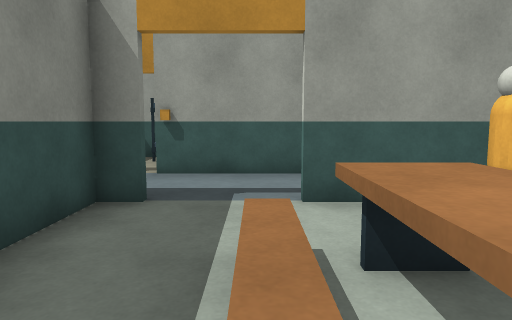
view 1 (above)

14 first-person views from a walk through a 3-D level made in the Unity game engine. The camera is 1.2 m above the floor, tilts 6° down and sees 70° across. The floor is counted in squares, 1 m on a side. Each view is taken from the middle of a square. On the plan, view 1 faces up. The plan holds only what a view shows up to about 15 squares ahead; the rest is blank. The player character is not drawn. Door leaves are left out, so doorways stand open.

view 2
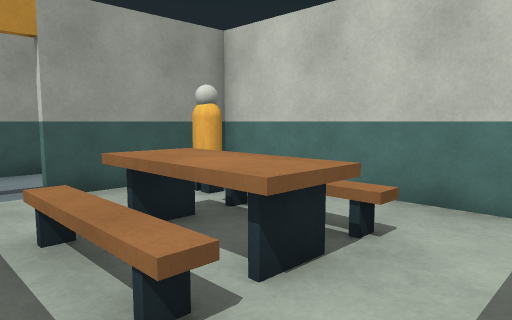

view 3
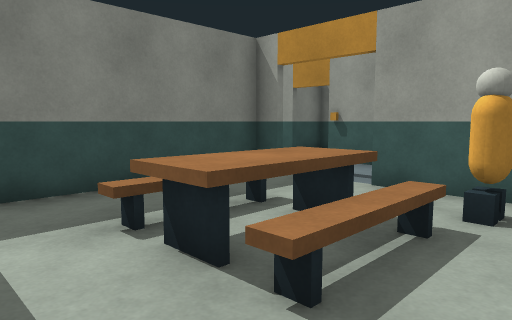

view 4
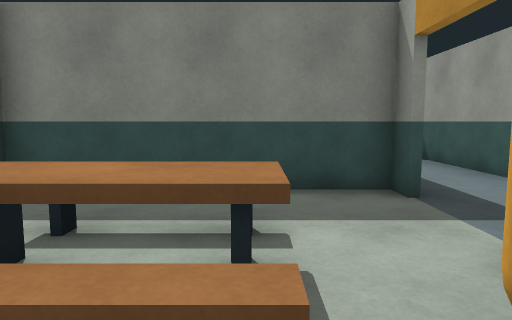

view 5
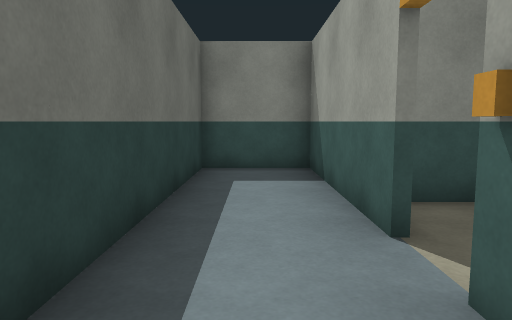

view 6
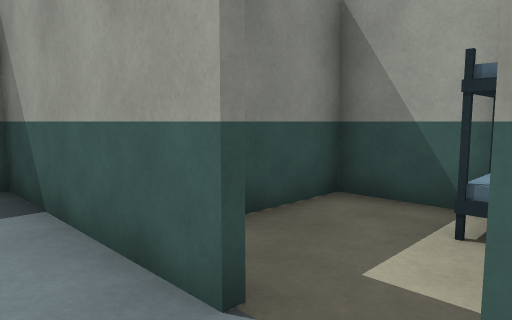

view 7
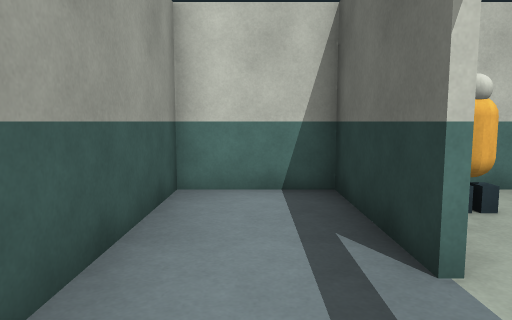

view 8
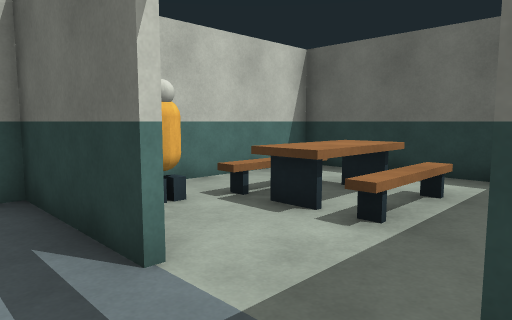

view 9
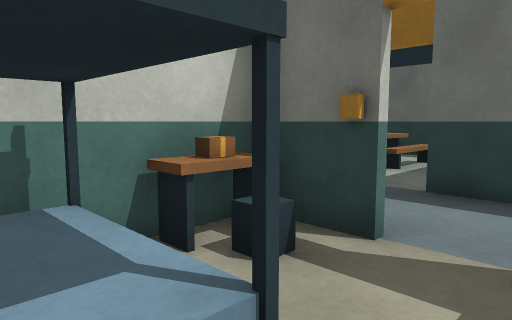

view 10
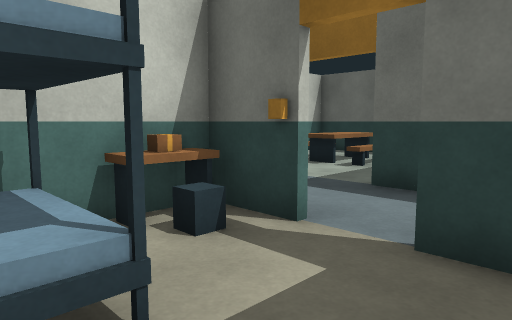

view 11
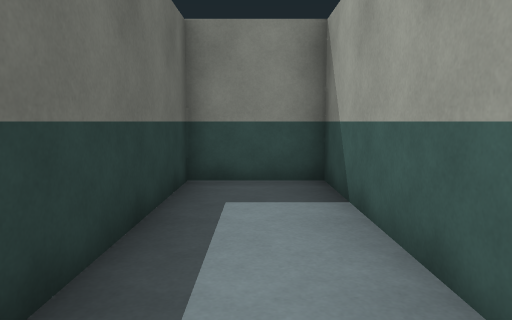

view 12
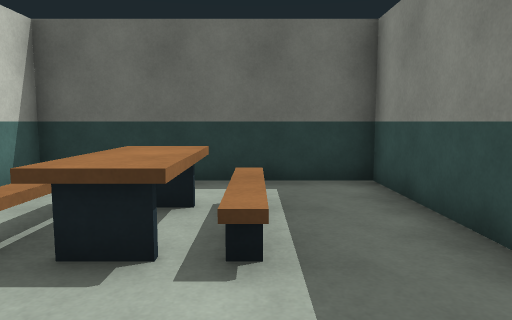

view 13
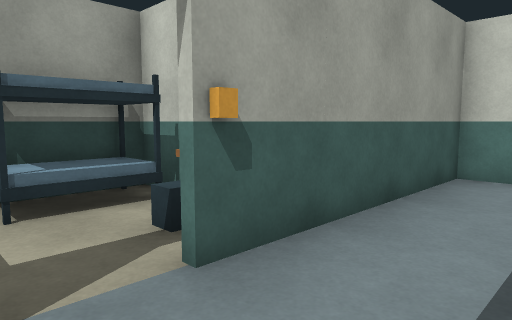

view 14
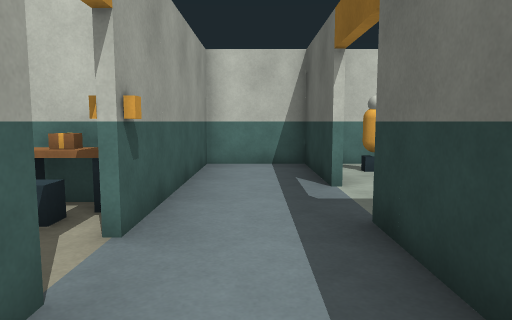

### Floor plan
Key: @ floor where view 1 was taken; # wall or solid block; . floor; / step, stairs or slope; D open door; ^ raised ledge; O other object.
Columns run from 10 left of view 1 to 5 right of it. Each row starts with its distance up from view 1.
 13     #####
 12     #..O##
 11     #..O##
 10     #....##
  9 #######DO#######
  8 #......DO......#
  7 #..............#
  6 #..........#####
  5 #########......#
  4        #.....O.#
  3        #../^^..#
  2        #../^^..#
  1        #../^^..#
  0        #..@....#
 -1        #.......#
 -2        ########

Positions as (right, up) in squares from view 1, and headings:
1: (0, 0), facing up
2: (-1, -1), facing up-right
3: (4, -1), facing up-left
4: (4, 3), facing left
5: (0, 7), facing left
6: (-2, 7), facing up-left
7: (-2, 7), facing right
8: (-2, 7), facing down-right
9: (-4, 12), facing down-right
10: (-5, 12), facing down-right
11: (-2, 7), facing left
12: (0, 6), facing down
13: (-4, 6), facing up-right
14: (-6, 7), facing right
